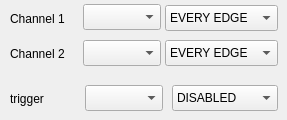
                                <widget class="QWidget" name="C2">
                                    <attribute name="label">
                                        <string>Two Channel Mode</string>
                                    </attribute>
                                    <widget class="QComboBox" name="C2_ID1">
                                        <property name="geometry">
                                            <rect>
                                                <x>83</x>
                                                <y>4</y>
                                                <width>78</width>
                                                <height>26</height>
                                            </rect>
                                        </property>
                                    </widget>
                                    <widget class="QLabel" name="label_33">
                                        <property name="geometry">
                                            <rect>
                                                <x>10</x>
                                                <y>10</y>
                                                <width>81</width>
                                                <height>18</height>
                                            </rect>
                                        </property>
                                        <property name="text">
                                            <string>Channel 1</string>
                                        </property>
                                    </widget>
                                    <widget class="QComboBox" name="C2_M1">
                                        <property name="geometry">
                                            <rect>
                                                <x>165</x>
                                                <y>5</y>
                                                <width>113</width>
                                                <height>26</height>
                                            </rect>
                                        </property>
                                        <property name="currentIndex">
                                            <number>1</number>
                                        </property>
                                        <item>
                                            <property name="text">
                                                <string>DISABLED</string>
                                            </property>
                                        </item>
                                        <item>
                                            <property name="text">
                                                <string>EVERY EDGE</string>
                                            </property>
                                        </item>
                                        <item>
                                            <property name="text">
                                                <string>FALLING EDGES ONLY</string>
                                            </property>
                                        </item>
                                        <item>
                                            <property name="text">
                                                <string>RISING EDGES ONLY</string>
                                            </property>
                                        </item>
                                        <item>
                                            <property name="text">
                                                <string>EVERY FOUR RISING EDGES</string>
                                            </property>
                                        </item>
                                    </widget>
                                    <widget class="QLabel" name="label_34">
                                        <property name="geometry">
                                            <rect>
                                                <x>10</x>
                                                <y>45</y>
                                                <width>81</width>
                                                <height>18</height>
                                            </rect>
                                        </property>
                                        <property name="text">
                                            <string>Channel 2</string>
                                        </property>
                                    </widget>
                                    <widget class="QComboBox" name="C2_ID2">
                                        <property name="geometry">
                                            <rect>
                                                <x>83</x>
                                                <y>40</y>
                                                <width>78</width>
                                                <height>26</height>
                                            </rect>
                                        </property>
                                    </widget>
                                    <widget class="QComboBox" name="C2_M2">
                                        <property name="geometry">
                                            <rect>
                                                <x>165</x>
                                                <y>40</y>
                                                <width>113</width>
                                                <height>26</height>
                                            </rect>
                                        </property>
                                        <property name="currentIndex">
                                            <number>1</number>
                                        </property>
                                        <item>
                                            <property name="text">
                                                <string>DISABLED</string>
                                            </property>
                                        </item>
                                        <item>
                                            <property name="text">
                                                <string>EVERY EDGE</string>
                                            </property>
                                        </item>
                                        <item>
                                            <property name="text">
                                                <string>FALLING EDGES ONLY</string>
                                            </property>
                                        </item>
                                        <item>
                                            <property name="text">
                                                <string>RISING EDGES ONLY</string>
                                            </property>
                                        </item>
                                        <item>
                                            <property name="text">
                                                <string>EVERY FOUR RISING EDGES</string>
                                            </property>
                                        </item>
                                    </widget>
                                    <widget class="QComboBox" name="C2_trigmode">
                                        <property name="geometry">
                                            <rect>
                                                <x>172</x>
                                                <y>85</y>
                                                <width>106</width>
                                                <height>26</height>
                                            </rect>
                                        </property>
                                        <property name="currentIndex">
                                            <number>0</number>
                                        </property>
                                        <item>
                                            <property name="text">
                                                <string>DISABLED</string>
                                            </property>
                                        </item>
                                        <item>
                                            <property name="text">
                                                <string>FALLING EDGE</string>
                                            </property>
                                        </item>
                                        <item>
                                            <property name="text">
                                                <string>RISING EDGE</string>
                                            </property>
                                        </item>
                                    </widget>
                                    <widget class="QLabel" name="label_35">
                                        <property name="geometry">
                                            <rect>
                                                <x>10</x>
                                                <y>90</y>
                                                <width>81</width>
                                                <height>18</height>
                                            </rect>
                                        </property>
                                        <property name="text">
                                            <string>trigger</string>
                                        </property>
                                    </widget>
                                    <widget class="QComboBox" name="C2_trig">
                                        <property name="geometry">
                                            <rect>
                                                <x>85</x>
                                                <y>85</y>
                                                <width>78</width>
                                                <height>26</height>
                                            </rect>
                                        </property>
                                    </widget>
                                </widget>
